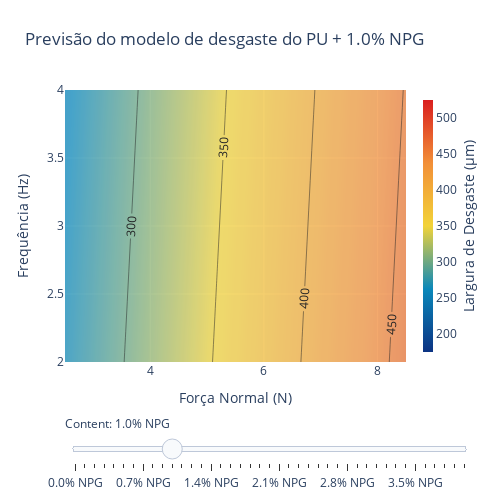

Notebook code cell kept with this figure:
### Code cell
fig = go.Figure()

for e_slider in np.arange(0,4.1,0.1): 
    fig.add_trace(go.Contour(z=answer2d(e_slider,Fr,Fo,b),
                             x=Fo,
                             y=Fr,
                             opacity=0.85,
                             name='PU+{:.1f}%NPG'.format(e_slider),
                             coloraxis = 'coloraxis',
                             contours=dict(coloring = 'heatmap',
                                           end = 500,
                                           start = 200,
                                           showlabels=True,
                                          ),
                             colorbar = dict(thickness=5),
                             visible = False,
                            ))
fig.data[10].visible = True
steps = []
for i in range(len(fig.data)):
    step = dict(
        method="update",
        label = '{:.1f}% NPG'.format(i/10),
        args=[{"visible": [False] * len(fig.data)}, 
              
              {"title": "Previsão do modelo de desgaste do PU + {:.1f}% NPG".format(i/10)}],  # layout attribute
    )
    step["args"][0]["visible"][i] = True  # Toggle i'th trace to "visible"
    steps.append(step)

sliders = [dict(
    active=10,
    currentvalue={"prefix": "Content: "},
    pad={"t": 50},
    len = 1.2,
    steps=steps
)]

fig.update_layout(sliders=sliders,
                  coloraxis = dict(colorscale = 'Portland',
                                   colorbar = dict(
                                       title_text = 'Largura de Desgaste (µm)',
                                       thickness = 10,
                                       title_side = 'right'
                                   )
                                  ),
                  title='Previsão do modelo de desgaste do PU + 1.0% NPG',
                  margin=dict(l=65, r=50, b=65, t=90),
                  xaxis_title = 'Força Normal (N)',
                  yaxis_title = 'Frequência (Hz)',
                  showlegend=True,
                  autosize = False,
                  width=500,
                  height=500,
                  )
# with open(outputfile, 'a') as f:
#     f.write(fig.to_html(full_html=False, include_plotlyjs='cdn'))
